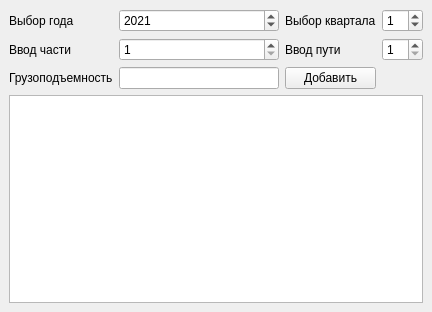
<?xml version="1.0" encoding="UTF-8"?>
<ui version="4.0">
 <class>MainWindow</class>
 <widget class="QMainWindow" name="MainWindow">
  <property name="geometry">
   <rect>
    <x>0</x>
    <y>0</y>
    <width>432</width>
    <height>312</height>
   </rect>
  </property>
  <property name="windowTitle">
   <string>MainWindow</string>
  </property>
  <widget class="QWidget" name="centralwidget">
   <layout class="QVBoxLayout" name="verticalLayout">
    <item>
     <layout class="QGridLayout" name="gridLayout">
      <item row="0" column="2">
       <widget class="QLabel" name="label_2">
        <property name="text">
         <string>Выбор квартала</string>
        </property>
       </widget>
      </item>
      <item row="0" column="0">
       <widget class="QLabel" name="label">
        <property name="text">
         <string>Выбор года</string>
        </property>
       </widget>
      </item>
      <item row="0" column="1">
       <widget class="QSpinBox" name="yeardata">
        <property name="minimum">
         <number>2019</number>
        </property>
        <property name="maximum">
         <number>2099</number>
        </property>
        <property name="value">
         <number>2021</number>
        </property>
       </widget>
      </item>
      <item row="1" column="2">
       <widget class="QLabel" name="label_4">
        <property name="text">
         <string>Ввод пути</string>
        </property>
       </widget>
      </item>
      <item row="1" column="0">
       <widget class="QLabel" name="label_3">
        <property name="text">
         <string>Ввод части</string>
        </property>
       </widget>
      </item>
      <item row="0" column="3">
       <widget class="QSpinBox" name="dataQuartal">
        <property name="value">
         <number>1</number>
        </property>
       </widget>
      </item>
      <item row="2" column="2">
       <widget class="QPushButton" name="addStrees">
        <property name="text">
         <string>Добавить</string>
        </property>
       </widget>
      </item>
      <item row="2" column="0">
       <widget class="QLabel" name="label_5">
        <property name="text">
         <string>Грузоподъемность</string>
        </property>
       </widget>
      </item>
      <item row="2" column="1">
       <widget class="QLineEdit" name="stressData"/>
      </item>
      <item row="1" column="1">
       <widget class="QSpinBox" name="datapart">
        <property name="minimum">
         <number>1</number>
        </property>
        <property name="value">
         <number>1</number>
        </property>
       </widget>
      </item>
      <item row="1" column="3">
       <widget class="QSpinBox" name="dataWay">
        <property name="minimum">
         <number>1</number>
        </property>
       </widget>
      </item>
     </layout>
    </item>
    <item>
     <widget class="QTableWidget" name="tableWidget"/>
    </item>
   </layout>
  </widget>
 </widget>
 <resources/>
 <connections/>
</ui>
